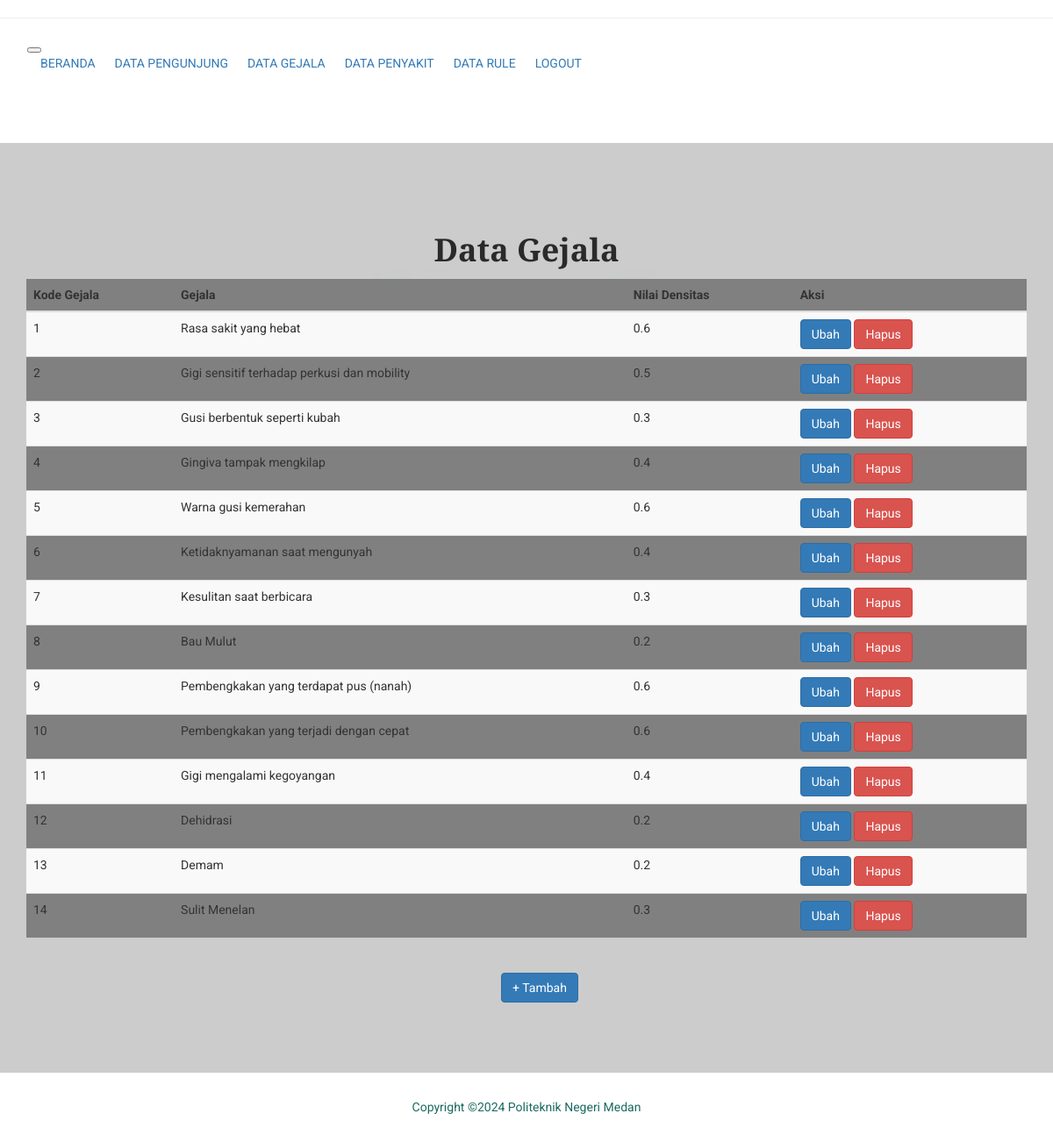
Page /keuangan/index.php?konten=gejala (signed in) on the committed database.
### tables this page shows
CREATE TABLE `gejala` (
  `Kodegejala` int(10) NOT NULL,
  `Namagejala` varchar(250) NOT NULL,
  `Nilaidensitas` varchar(10) NOT NULL
);

### keuangan/konten/gejala/gejala.php (the view)
<?php
include"koneksi.php";
?><span class="card-title"><h1><center><strong>Data Gejala</strong></center></h1></span>
<table class="table table-striped table-dark" style="background: grey ;">
        <thead>
          <tr>
              <th>Kode Gejala</th>
              <th  >Gejala</th>
              <th >Nilai Densitas</th>
              <th align="center">Aksi</th>
          </tr>
        </thead>
        <tbody>
        	<?php
$no=1;
$sql=mysqli_query($conn,"select * from gejala order by Kodegejala ASC ");
while($ds=mysqli_fetch_array($sql))
    {
?>
          <tr>
            <td> <?php echo $ds['Kodegejala'];?></td>
            <td> <?php echo $ds['Namagejala'];?></td>
            <td> <?php echo $ds['Nilaidensitas'];?></td>
            <td>
            <a href="index.php?konten=editgejala&id=<?php echo "$ds[Kodegejala] "?>">
            <button type="button" class="btn btn-primary  ">Ubah</button>
            <a href="konten/proses.php?proses=hapus_gejala&id=<?php echo "$ds[Kodegejala] "?>">
            <button type="button" class="btn btn-danger">Hapus</button></a></td>
          </tr>
           <?php $no=$no+1; } ?>
        </tbody>
      </table>
      <br>
    <div class="container text-center">
      <a href="index.php?konten=tambahgejala" type="submit" class="btn btn-md btn-primary">
        + Tambah
      </a>
    </div>

### rows in the picture
gejala: Kodegejala "1", Namagejala "Rasa sakit yang hebat", Nilaidensitas "0.6"
gejala: Kodegejala "2", Namagejala "Gigi sensitif terhadap perkusi dan mobility", Nilaidensitas "0.5"
gejala: Kodegejala "3", Namagejala "Gusi berbentuk seperti kubah", Nilaidensitas "0.3"
gejala: Kodegejala "4", Namagejala "Gingiva tampak mengkilap", Nilaidensitas "0.4"
gejala: Kodegejala "5", Namagejala "Warna gusi kemerahan", Nilaidensitas "0.6"
gejala: Kodegejala "6", Namagejala "Ketidaknyamanan saat mengunyah", Nilaidensitas "0.4"
gejala: Kodegejala "7", Namagejala "Kesulitan saat berbicara", Nilaidensitas "0.3"
gejala: Kodegejala "8", Namagejala "Bau Mulut", Nilaidensitas "0.2"
gejala: Kodegejala "9", Namagejala "Pembengkakan yang terdapat pus (nanah)", Nilaidensitas "0.6"
gejala: Kodegejala "10", Namagejala "Pembengkakan yang terjadi dengan cepat", Nilaidensitas "0.6"
gejala: Kodegejala "11", Namagejala "Gigi mengalami kegoyangan", Nilaidensitas "0.4"
gejala: Kodegejala "12", Namagejala "Dehidrasi", Nilaidensitas "0.2"
gejala: Kodegejala "13", Namagejala "Demam", Nilaidensitas "0.2"
gejala: Kodegejala "14", Namagejala "Sulit Menelan", Nilaidensitas "0.3"
